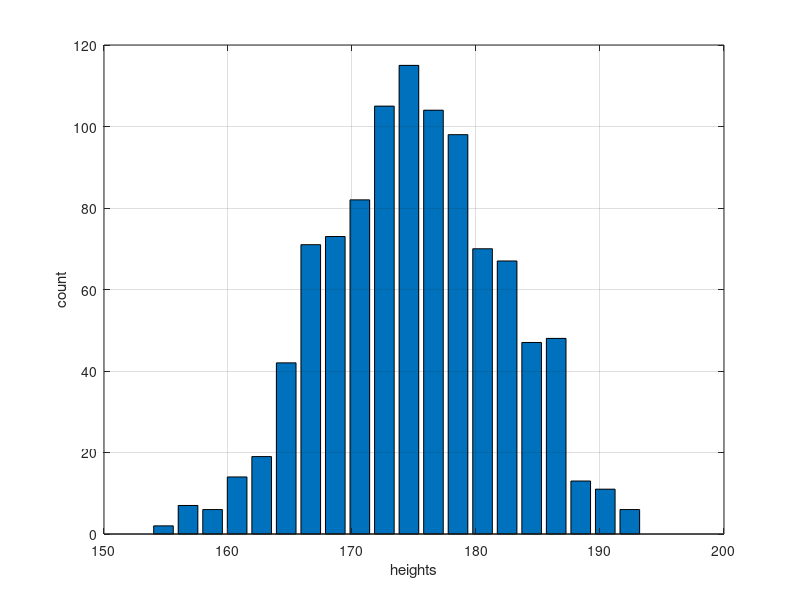
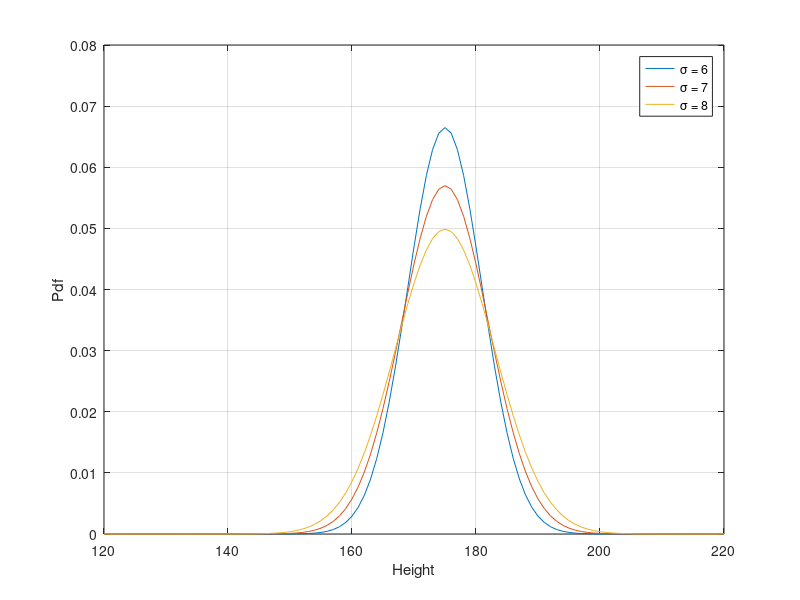

The MATLAB script that drew these images, in order:
pkg load statistics

x = normrnd(175,7,1000,1);
[nn,xx] = hist(x,20);

figure (1)
bar(xx,nn)
xlabel('heights')
ylabel('count')
grid on

rng = 120:220;
pdf_sigma_6 = normpdf(rng, 175, 6);
pdf_sigma_7 = normpdf(rng, 175, 7);
pdf_sigma_8 = normpdf(rng, 175, 8);

figure (2)
plot(rng, pdf_sigma_6);
hold on;
plot(rng, pdf_sigma_7);
plot(rng, pdf_sigma_8);
legend('\sigma = 6', '\sigma = 7', '\sigma = 8');
xlabel('Height');
ylabel('Pdf');
grid on;
hold off;

count45=0;
count50=0;
count55=0;

for i=1:1000
  %select 150 random
  indices = randi(1000, 150, 1);
  heights = x(indices);
  probability = mean(170<heights & heights<180);
  if probability>=0.45
    count45++;
  endif
  if probability>=0.50
    count50++;
  endif
  if probability>=0.55
    count55++;
  endif
end
atleast45 = count45/1000
atleast50 = count50/1000
atleast55 = count55/1000









